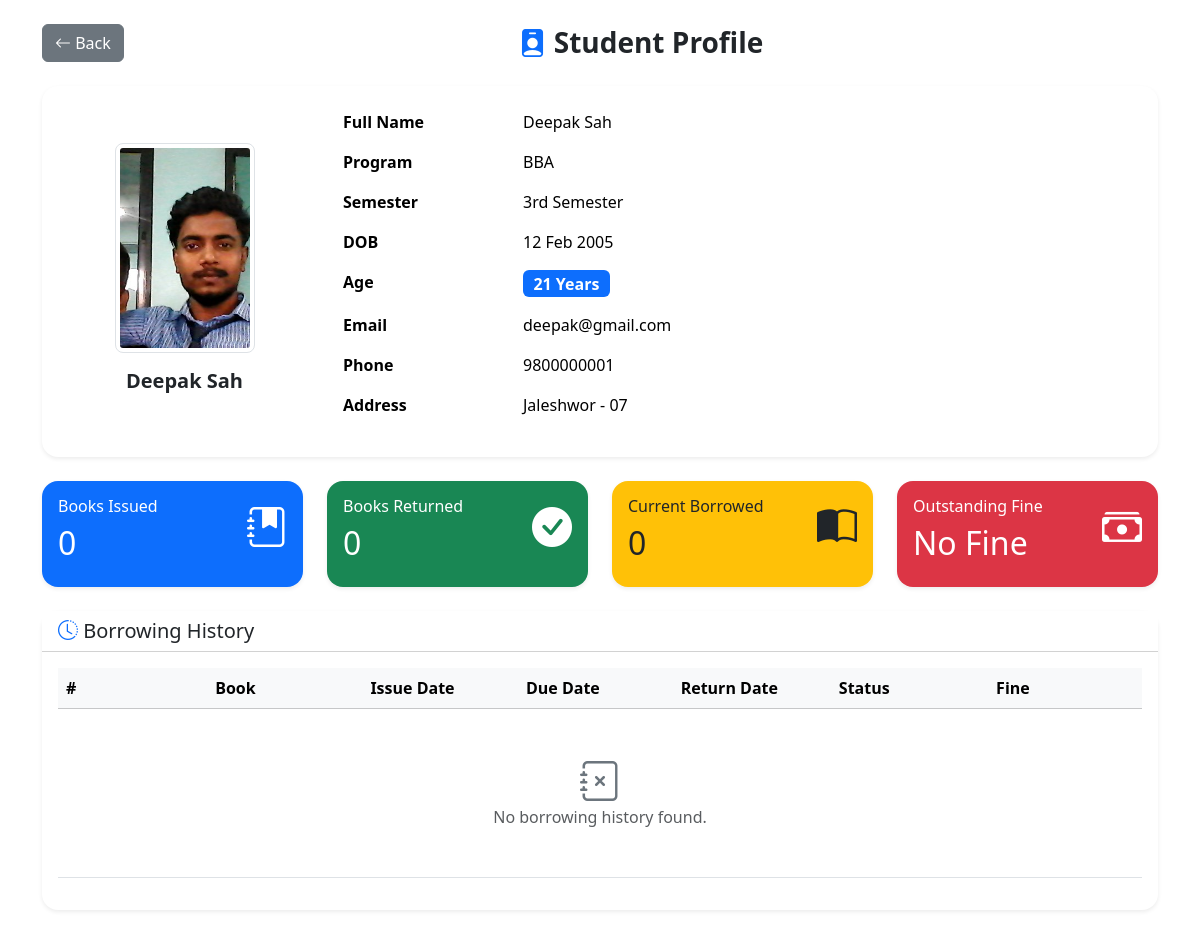
The app's page /admin/view_std.php?id=1 with its own data.
### tables this page shows
CREATE TABLE `student` (
  `student_id` int(11) NOT NULL,
  `full_name` varchar(100) NOT NULL,
  `address` varchar(255) NOT NULL,
  `phone` varchar(15) NOT NULL,
  `dob` date DEFAULT NULL,
  `program` varchar(100) DEFAULT NULL,
  `semester` int(11) DEFAULT NULL,
  `photo` varchar(255) DEFAULT NULL,
  `email` varchar(100) DEFAULT NULL,
  `password` varchar(255) NOT NULL
);

### admin/view_std.php (the view, shortened to what this page needs)
<?php
require_once "../includes/db.php";
$student_id = intval($_GET["id"]);
$stmt = $conn->prepare("
    SELECT *
    FROM student
    WHERE student_id = ?
");
$stmt->bind_param("i", $student_id);
$stmt->execute();
$student = $stmt->get_result()->fetch_assoc();
$dob = new DateTime($student["dob"]);
$today = new DateTime();
$age = $today->diff($dob)->y;
$sem = $student["semester"];
switch ($sem) {
    case 3:
        $semesterText = "3rd Semester";
        break;
}
$totalIssued = $conn->prepare("
SELECT COUNT(*)
FROM issue_return
WHERE student_id=?
");
$totalIssued->bind_param("i", $student_id);
$totalIssued->execute();
$totalIssued->bind_result($issuedCount);
$totalReturned = $conn->prepare("
SELECT COUNT(*)
FROM issue_return
WHERE student_id=?
AND status='Returned'
");
$totalReturned->bind_param("i", $student_id);
$totalReturned->execute();
$totalReturned->bind_result($returnedCount);
$currentIssued = $conn->prepare("
SELECT COUNT(*)
FROM issue_return
WHERE student_id=?
AND status='Issued'
");
$currentIssued->bind_param("i", $student_id);
$currentIssued->execute();
$currentIssued->bind_result($currentBook);
$fineQuery = $conn->prepare("
SELECT SUM(fine)
FROM issue_return
WHERE student_id=?
");
$fineQuery->bind_param("i", $student_id);
$fineQuery->execute();
$fineQuery->bind_result($fine);
$fine = $fine ?? 0;
$history = $conn->prepare("
    SELECT
        ir.transaction_id,
        b.title,
        ir.issue_date,
        ir.due_date,
        ir.return_date,
        ir.status,
        ir.fine
    FROM issue_return ir
    INNER JOIN book b
        ON ir.book_id = b.book_id
    WHERE ir.student_id = ?
    ORDER BY ir.issue_date DESC
");
$history->bind_param("i", $student_id);
$history->execute();
$historyResult = $history->get_result();
?>
<!DOCTYPE html>
<html lang="en">
<head>
    <link rel="stylesheet" href="https://cdn.jsdelivr.net/npm/bootstrap@5.3.8/dist/css/bootstrap.min.css">
    <link rel="stylesheet" href="https://cdn.jsdelivr.net/npm/bootstrap-icons@1.13.1/font/bootstrap-icons.min.css">
</head>
<body>
    <div class="container">
        <div class="d-flex align-items-center my-4">
            <a href="students.php" class="btn btn-secondary">
                <i class="bi bi-arrow-left"></i>
                Back
            </a>
            <h3 class="fw-bold mx-auto mb-0">
                <i class="bi bi-person-badge-fill text-primary"></i>
                Student Profile
            </h3>
        </div>
        <div class="row">
            <div class="col-lg-12">
                <div class="card shadow-sm border-0 rounded-4">
                    <div class="card-body">
                        <div class="row">
                            <div class="col-md-3 d-flex flex-column justify-content-center align-items-center">
                                <img
                                    src="../assets/uploads/<?= htmlspecialchars($student["photo"]); ?>"
                                    onerror="this.src='../assets/images/default-user.png';"
                                    class="img-thumbnail rounded-3"
                                    style="
                                        width:140px;
                                        height:210px;
                                        object-fit:cover;
                                ">
                                <h5 class="mt-3 text-center fw-bold">
                                    <?= htmlspecialchars($student["full_name"]); ?>
                                </h5>
                            </div>
                            <div class="col-md-9">
                                <table class="table table-borderless">
                                    <tr>
                                        <th>Full Name</th>
                                        <td><?= htmlspecialchars($student["full_name"]); ?></td>
                                    </tr>
                                    <tr>
                                        <th>Program</th>
                                        <td><?= htmlspecialchars($student["program"]); ?></td>
                                    </tr>
                                    <tr>
                                        <th>Semester</th>
                                        <td><?= $semesterText ?></td>
                                    </tr>
                                    <tr>
                                        <th>DOB</th>
                                        <td><?= date("d M Y", strtotime($student["dob"])) ?></td>
                                    </tr>
                                    <tr>
                                        <th>Age</th>
                                        <td>
                                            <span class="badge bg-primary fs-6">
                                                <?= $age ?> Years
                                            </span>
                                        </td>
                                    </tr>
                                    <tr>
                                        <th>Email</th>
                                        <td><?= htmlspecialchars($student["email"]); ?></td>
                                    </tr>
                                    <tr>
                                        <th>Phone</th>
                                        <td><?= htmlspecialchars($student["phone"]); ?></td>
                                    </tr>
                                    <tr>
                                        <th>Address</th>
                                        <td><?= htmlspecialchars($student["address"]); ?></td>
                                    </tr>
                                </table>
                            </div>
                        </div>
                    </div>
                </div>
            </div>
        </div>
        <div class="row mt-4">
            <div class="col-md-3">
                <div class="card border-0 shadow-sm rounded-4 bg-primary text-white">
                    <div class="card-body">
                        <div class="d-flex justify-content-between">
                            <div>
                                <h6>Books Issued</h6>
                                <h2><?= $issuedCount ?></h2>
                            </div>
                            <i class="bi bi-journal-bookmark-fill fs-1"></i>
                        </div>
                    </div>
                </div>
            </div>
            <div class="col-md-3">
                <div class="card border-0 shadow-sm rounded-4 bg-success text-white">
                    <div class="card-body">
                        <div class="d-flex justify-content-between">
                            <div>
                                <h6>Books Returned</h6>
                                <h2><?= $returnedCount ?></h2>
                            </div>
                            <i class="bi bi-check-circle-fill fs-1"></i>
                        </div>
                    </div>
                </div>
            </div>
            <div class="col-md-3">
                <div class="card border-0 shadow-sm rounded-4 bg-warning text-dark">
                    <div class="card-body">
                        <div class="d-flex justify-content-between">
                            <div>
                                <h6>Current Borrowed</h6>
                                <h2><?= $currentBook ?></h2>
                            </div>
                            <i class="bi bi-book-half fs-1"></i>
                        </div>
                    </div>
                </div>
            </div>
            <div class="col-md-3">
                <div class="card border-0 shadow-sm rounded-4 bg-danger text-white">
                    <div class="card-body">
                        <div class="d-flex justify-content-between">
                            <div>
                                <h6>Outstanding Fine</h6>
                                <h2>
                                    <?php
                                    if ($fine == 0) {
                                        echo "No Fine";
                                    } else {
                                        echo "Rs. " . number_format($fine, 2);
                                    }
                                    ?>
                                </h2>
                            </div>
                            <i class="bi bi-cash-stack fs-1"></i>
                        </div>
                    </div>
                </div>
            </div>
        </div>
        <div class="card shadow-sm border-0 rounded-4 my-4">
            <div class="card-header bg-white">
                <h5 class="mb-0">
                    <i class="bi bi-clock-history text-primary"></i>
                    Borrowing History
                </h5>
            </div>
            <div class="card-body">
                <table class="table table-hover align-middle">
                    <thead class="table-light">
                        <tr>
                            <th>#</th>
                            <th>Book</th>
                            <th>Issue Date</th>
                            <th>Due Date</th>
                            <th>Return Date</th>
                            <th>Status</th>
                            <th>Fine</th>
                        </tr>
                    </thead>
                    <tbody>
                        <?php
                        if ($historyResult->num_rows > 0) {
                            $sn = 1;
                            while ($row = $historyResult->fetch_assoc()) {
                        ?>
                                <tr>
                                    <td><?= $sn++ ?></td>
                                    <td><?= htmlspecialchars($row["title"]) ?></td>
                                    <td><?= date("d M Y", strtotime($row["issue_date"])) ?></td>
                                    <td><?= date("d M Y", strtotime($row["due_date"])) ?></td>
                                    <td>
                                        <?php
                                        if (!empty($row["return_date"])) {
                                            echo date("d M Y", strtotime($row["return_date"]));
                                        } else {
                                            echo "-";
                                        }
                                        ?>
                                    </td>
                                    <td>
                                        <?php
                                        if ($row["status"] == "Issued") {
                                            echo '<span class="badge bg-warning text-dark">Issued</span>';
                                        } else {
                                            echo '<span class="badge bg-success">Returned</span>';
                                        }
                                        ?>
                                    </td>
                                    <td>
                                        Rs. <?= number_format($row["fine"], 2) ?>
                                    </td>
                                </tr>
                            <?php
                            }
                        } else {
                            ?>
                            <tr>
                                <td colspan="7" class="text-center py-5">
                                    <i class="bi bi-journal-x display-6 text-secondary"></i>
                                    <br>
                                    <span class="text-muted">
                                        No borrowing history found.
                                    </span>
                                </td>
                            </tr>
                        <?php
                        }
                        ?>
                    </tbody>
                </table>
            </div>
        </div>
    </div>
</body>
</html>

### admin/view_std.php (style rules this page uses)
.table th { width: 180px; }

### records on screen
student: photo (picture), full_name "Deepak Sah", program "BBA", semester "3rd Semester", dob "12 Feb 2005", email "deepak@gmail.com", phone "9800000001", address "Jaleshwor - 07"

### other values on screen
$issuedCount "0"
$returnedCount "0"
$currentBook "0"
